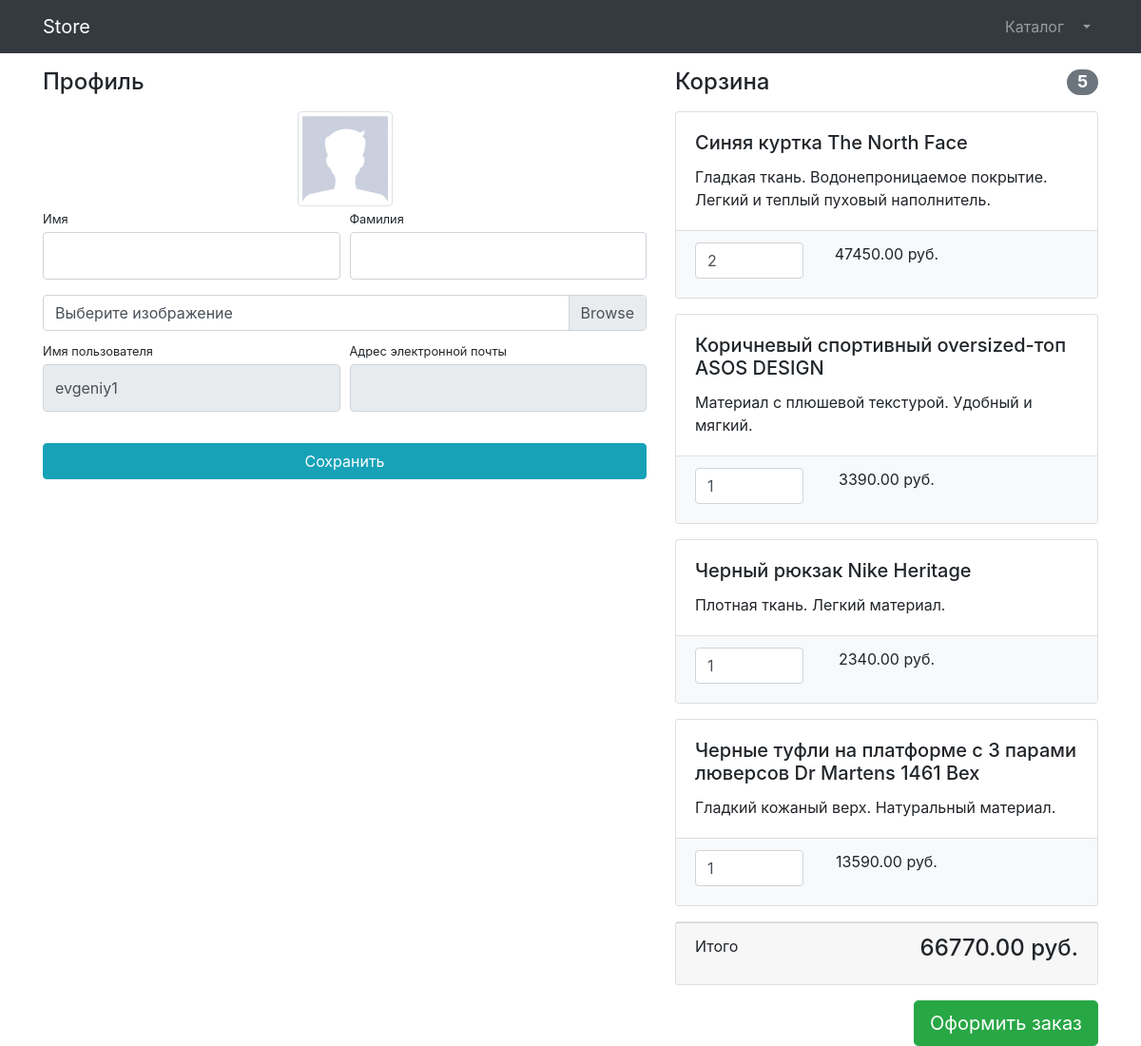
Page /users/profile/ (signed in) on the committed database.
### users/models.py (models this page shows)
class User(AbstractUser):
    image = models.ImageField(upload_to='users_images', null=True, blank=True)

### products/models.py (models this page shows, shortened)
class Basket(models.Model):
    user = models.ForeignKey(to=User, on_delete=models.CASCADE)
    product = models.ForeignKey(to=Product, on_delete=models.CASCADE)
    quantity = models.PositiveSmallIntegerField(default=0)
    created_timestamp = models.DateTimeField(auto_now_add=True)
    objects = BasketQuerySet.as_manager()
    def sum(self):
        return self.product.price * self.quantity

class Product(models.Model):
    name = models.CharField(max_length=128)
    description = models.TextField()
    price = models.DecimalField(max_digits=8, decimal_places=2)
    quantity = models.PositiveIntegerField(default=0)
    image = models.ImageField(upload_to='products_images')
    category = models.ForeignKey(ProductCategory, on_delete=models.CASCADE)
    class Meta:
        verbose_name = 'product'
        verbose_name_plural = 'products'

### users/views.py (the view)
# urls.py: path('profile/', profile, name='profile'),
@login_required
def profile(request):
    if request.method == 'POST':
        form = UserProfileForm(instance=request.user, data=request.POST, files=request.FILES)
        if form.is_valid():
            form.save()
            return HttpResponseRedirect(reverse('users:profile'))
        else:
            print(form.errors)
    else:
        form = UserProfileForm(instance=request.user)
    context = {
        'title': 'Store - Профиль',
        'form': form,
        'baskets': Basket.objects.filter(user=request.user),
    }
    return render(request, 'users/profile.html', context)

### users/forms.py
class UserProfileForm(UserChangeForm):
    first_name = forms.CharField(widget=forms.TextInput(attrs={'class': 'form-control py-4'}))
    last_name = forms.CharField(widget=forms.TextInput(attrs={'class': 'form-control py-4'}))
    image = forms.ImageField(widget=forms.FileInput(attrs={'class': 'custom-file-input'}), required=False)
    username = forms.CharField(widget=forms.TextInput(attrs={'class': 'form-control py-4', 'readonly': True}))
    email = forms.CharField(widget=forms.TextInput(attrs={'class': 'form-control py-4', 'readonly': True}))
    class Meta:
        model = User
        fields = ('first_name', 'last_name', 'image', 'username', 'email')

### products/models.py (called while the page is built)
    def total_sum(self):
        return sum(basket.sum() for basket in self)

    def total_quantity(self):
        return sum(basket.quantity for basket in self)

### users/templates/users/profile.html (shortened to what this page needs)
{% extends 'products/base.html' %}
{% load static %}
{% block css %}
     <link href="{% static 'vendor/css/profile.css' %}" rel="stylesheet">
{% endblock %}
{% block content %}
    <div class="container">
    <div class="row">
        <div class="col-lg-7">
            <h4 class="mt-3 mb-3">Профиль</h4>
            <div class="col-lg-12 text-center">
                <img width="100" height="100"
                     src="{% if user.image %} {{ user.image.url }} {% else %} {% static 'vendor/img/users/default_avatar.jpg' %} {% endif %}"
                     class="img-thumbnail">
            </div>
            <form action="{% url 'users:profile' %}" method="post" enctype="multipart/form-data">
                <div class="form-row">
                    <div class="col-lg-6">
                        <div class="form-group">
                            <label class="small mb-1" for="{{ form.first_name.id_for_lable }}">Имя</label>
                            {{ form.first_name }}
                        </div>
                    </div>
                    <div class="col-lg-6">
                        <div class="form-group">
                            <label class="small mb-1" for="{{ form.last_name.id_for_label }}">Фамилия</label>
                            {{ form.last_name }}
                        </div>
                    </div>
                </div>
                <div class="form-row mb-2">
                    <div class="col-lg-12">
                        <div class="custom-file">
                            <label class="custom-file-label" for="{{ form.image.id_for_label }}">Выберите изображение</label>
                        </div>
                    </div>
                </div>
                <div class="form-row">
                    <div class="col-lg-6">
                        <label class="small mb-1" for="{{ form.username.id_for_label }}">Имя пользователя</label>
                        {{ form.username }}
                    </div>
                    <div class="col-lg-6">
                        <label class="small mb-1" for="{{ form.email.id_for_label }}">Адрес электронной
                            почты</label>
                        {{ form.email }}
                    </div>
                </div>
                <div class="form-row">
                    <div class="col-lg-12" style="margin-top: 33px;">
                        <input class="btn btn-info btn-block" type="submit" value="Сохранить">
                    </div>
                </div>
            </form>
        </div>
        <div class="col-lg-5">
            {% include 'products/baskets.html' %}
        </div>
    </div>
</div>
{% endblock %}

### products/templates/products/baskets.html (shortened to what this page needs)
{% if baskets %}
    <h4 class="mt-3 mb-3 d-flex justify-content-between align-items-center mb-3">
        Корзина <span class="badge badge-secondary badge-pill">{{ baskets.total_quantity }}</span>
    </h4>
    {% for basket in baskets %}
        <div class="card mb-3">
        <div class="card-body">
            <h5 class="card-title">{{ basket.product.name }}</h5>
            <p class="card-text">{{ basket.product.description }}</p>
        </div>
        <ul class="list-group list-group-flush">
            <li class="list-group-item bg-light">
                <div class="row text-center">
                    <div class="col-lg-4">
                        <label>
                            <input name="basketID" type="number" class="form-control"
                                   value="{{ basket.quantity }}" min="0">
                        </label>
                    </div>
                    <div class="col-lg-4">{{ basket.sum }} руб.</div>
                    <div class="col-lg-4">
                    </div>
                </div>
            </li>
        </ul>
    </div>
    {% endfor %}
    <div class="card mb-3">
        <div class="card-footer">
            <p class="float-left">Итого</p>
            <h4 class="float-right">{{ baskets.total_sum }} руб.</h4>
        </div>
    </div>
    <a class="btn btn-success btn-lg float-right" href="../orders/order-create.html">
        Оформить заказ
    </a>
{% else %}
     <h4 class="mt-3 mb-3 text-center">
        Корзина пуста
     </h4>
{% endif %}

### rows in the picture
User: username "evgeniy1"
Basket: total_quantity "5", product.name "Синяя куртка The North Face", product.description "Гладкая ткань. Водонепроницаемое покрытие. Легкий и теплый пуховый наполнитель.", basketID "2", sum "47450.00", total_sum "66770.00"
Basket: product.name "Коричневый спортивный oversized-топ ASOS DESIGN", product.description "Материал с плюшевой текстурой. Удобный и мягкий.", basketID "1", sum "3390.00"
Basket: product.name "Черный рюкзак Nike Heritage", product.description "Плотная ткань. Легкий материал.", basketID "1", sum "2340.00"
Basket: product.name "Черные туфли на платформе с 3 парами люверсов Dr Martens 1461 Bex", product.description "Гладкий кожаный верх. Натуральный материал.", basketID "1", sum "13590.00"
